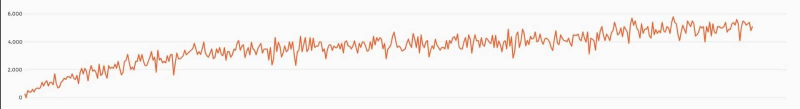
#> input picture signal-2024-03-03-080729_002.jpeg, 1600 x 218 px, found by its file name (shown at 1/2 size)
$ python code.py
#> lines starting #> are read from the running program, lines starting #| are printed output that depends on the picture
from matplotlib import pyplot as plt
import numpy as np
import datetime

img = plt.imread("/Users/ruurbach/Downloads/signal-2024-03-03-080729_002.jpeg")
#> img is the input picture: shape (218, 1600, 3); mean R, G, B 248, 244.6, 242.9

#plt.scatter(range(50, 1510, 3.5), len(range(50, 1510, 3.5))*[180], alpha=0.3)
xs = np.arange(49, 1510, 3.15)
plt.imshow(img); [plt.axvline(x=xe) for xe in xs]; plt.show()
#> after `plt.imshow(img)`:
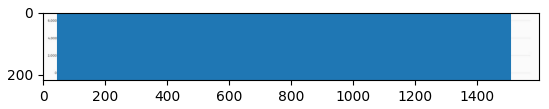
#> figure drawn by matplotlib, 1 panel

ys = np.argmin(img[:, [round(x) for x in xs], 0], axis=0)
#> ys = 464 values, max 194 at index 1, min 36 at index 412, mean 94.64

plt.scatter(xs, ys, s=1.3)
plt.imshow(img); plt.scatter(xs, ys, s=1.3); plt.show()
#> after `plt.imshow(img)`:
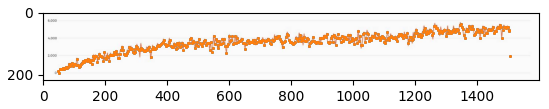
#> figure drawn by matplotlib, 1 panel

scores = (194 - ys).astype(np.float32)
#> scores = 464 values, max 158 at index 412, min 0 at index 1, mean 99.36
scores *= (2000/55)
#> scores = 464 values, max 5745.5 at index 412, min 0 at index 1, mean 3613.2


datetime.datetime.now() - datetime.timedelta(days=len(scores))
# >> datetime.datetime(2022, 11, 25, 15, 47, 24, 74981)
# 3613.166
"""
In [160]: scores
Out[160]:
array([ 218.18182,    0.     ,  436.36365,  400.     ,  400.     ,
        545.4545 ,  400.     ,  618.1818 ,  654.5455 ,  618.1818 ,
        690.90906, 1054.5454 ,  836.36365, 1090.909  , 1163.6364 ,
        836.36365, 1054.5454 , 1054.5454 ,  945.4545 , 1672.7273 ,
        981.8182 ,  690.90906,  763.63635, 1054.5454 , 1200.     ,
       1381.8181 , 1309.091  , 1490.909  , 1490.909  , 1418.1818 ,
       1636.3636 , 1418.1818 , 1272.7273 , 1563.6364 , 1054.5454 ,
       1527.2727 , 2036.3636 , 1745.4546 , 2036.3636 , 1927.2727 ,
       1236.3636 , 1709.091  , 2218.182  , 2000.     , 1963.6364 ,
       1818.1818 , 1418.1818 , 2400.     , 1709.091  , 1636.3636 ,
       2000.     , 1854.5454 , 1418.1818 , 2145.4546 , 2145.4546 ,
       2145.4546 , 2145.4546 , 2400.     , 2181.818  , 2545.4546 ,
       2254.5454 , 1745.4546 , 1709.091  , 2218.182  , 2690.9092 ,
       3054.5454 , 2690.9092 , 2254.5454 , 2109.0908 , 2109.0908 ,
       2327.2727 , 2618.182  , 3018.182  , 2836.3635 , 2872.7273 ,
       2836.3635 , 2436.3635 , 2290.9092 , 2509.0908 , 2800.     ,
       3163.6362 , 2981.818  , 2800.     , 2654.5454 , 2654.5454 ,
       2945.4546 , 2763.6362 , 2690.9092 , 2545.4546 , 2581.818  ,
       2690.9092 , 2727.2727 , 2872.7273 , 3090.9092 , 2581.818  ,
       1890.909  , 2763.6362 , 2981.818  , 2800.     , 2836.3635 ,
       2945.4546 , 3127.2727 , 3309.0908 , 3127.2727 , 3272.7273 ,
       3381.818  , 3454.5454 , 3672.7273 , 3854.5454 , 3418.182  ,
       3163.6362 , 3236.3635 , 3309.0908 , 3672.7273 , 3890.909  ,
       3200.     , 2981.818  , 3018.182  , 3345.4546 , 3309.0908 ,
       2836.3635 , 2945.4546 , 3454.5454 , 3236.3635 , 3563.6362 ,
       3090.9092 , 3200.     , 3563.6362 , 2727.2727 , 3309.0908 ,
       3272.7273 , 2981.818  , 3200.     , 3490.9092 , 3454.5454 ,
       3927.2727 , 4072.7273 , 3527.2727 , 3745.4546 , 3672.7273 ,
       2945.4546 , 3309.0908 , 3600.     , 3127.2727 , 3963.6362 ,
       3490.9092 , 3381.818  , 3127.2727 , 3454.5454 , 3709.0908 ,
       3890.909  , 3272.7273 , 3490.9092 , 3490.9092 , 3490.9092 ,
       2727.2727 , 3600.     , 2400.     , 2945.4546 , 4290.909  ,
       3345.4546 , 3963.6362 , 3745.4546 , 2945.4546 , 3272.7273 ,
       3709.0908 , 3345.4546 , 3418.182  , 4000.     , 3563.6362 ,
       4000.     , 3163.6362 , 2363.6362 , 3163.6362 , 3418.182  ,
       4363.636  , 3709.0908 , 3854.5454 , 4290.909  , 3381.818  ,
       3454.5454 , 4290.909  , 3527.2727 , 4145.4546 , 3672.7273 ,
       3709.0908 , 3709.0908 , 3890.909  , 4000.     , 3563.6362 ,
       3454.5454 , 2836.3635 , 3418.182  , 3745.4546 , 3818.182  ,
       3563.6362 , 3600.     , 3600.     , 3600.     , 3854.5454 ,
       3563.6362 , 3854.5454 , 3454.5454 , 3600.     , 4072.7273 ,
       3781.818  , 3709.0908 , 3600.     , 3636.3635 , 3890.909  ,
       3818.182  , 3309.0908 , 3745.4546 , 3709.0908 , 3854.5454 ,
       4000.     , 3854.5454 , 3454.5454 , 3381.818  , 3890.909  ,
       3709.0908 , 3854.5454 , 4181.8184 , 4036.3635 , 4145.4546 ,
       4290.909  , 4290.909  , 3927.2727 , 3709.0908 , 3454.5454 ,
       2981.818  , 3600.     , 3745.4546 , 4181.8184 , 4581.8184 ,
       4436.364  , 3890.909  , 3672.7273 , 3672.7273 , 3490.9092 ,
       3381.818  , 3454.5454 , 3636.3635 , 4036.3635 , 4000.     ,
       3745.4546 , 4036.3635 , 4436.364  , 4072.7273 , 3781.818  ,
       4145.4546 , 3854.5454 , 4254.5454 , 3745.4546 , 3745.4546 ,
       4036.3635 , 3963.6362 , 3163.6362 , 3563.6362 , 3672.7273 ,
       3745.4546 , 4181.8184 , 3781.818  , 3600.     , 3490.9092 ,
       3600.     , 3600.     , 3563.6362 , 4072.7273 , 3563.6362 ,
       4072.7273 , 4036.3635 , 4363.636  , 4363.636  , 4181.8184 ,
       4581.8184 , 3600.     , 3527.2727 , 3672.7273 , 4072.7273 ,
       4290.909  , 3672.7273 , 4472.727  , 4218.1816 , 3309.0908 ,
       4145.4546 , 4509.091  , 4109.091  , 4072.7273 , 3672.7273 ,
       4290.909  , 3818.182  , 3745.4546 , 4254.5454 , 4181.8184 ,
       4000.     , 3927.2727 , 4436.364  , 3672.7273 , 4472.727  ,
       3745.4546 , 4072.7273 , 3818.182  , 3345.4546 , 4000.     ,
       4036.3635 , 3563.6362 , 4909.091  , 3745.4546 , 4363.636  ,
       3272.7273 , 3309.0908 , 4509.091  , 4727.2725 , 3672.7273 ,
       4145.4546 , 4727.2725 , 4618.1816 , 3745.4546 , 4072.7273 ,
       3854.5454 , 4363.636  , 4254.5454 , 4290.909  , 4727.2725 ,
       4036.3635 , 4109.091  , 4545.4546 , 4181.8184 , 3890.909  ,
       4072.7273 , 4290.909  , 4218.1816 , 4036.3635 , 3672.7273 ,
       3454.5454 , 3890.909  , 4800.     , 4145.4546 , 3854.5454 ,
       4254.5454 , 4363.636  , 4181.8184 , 4145.4546 , 4036.3635 ,
       4254.5454 , 4000.     , 3781.818  , 4327.2725 , 4509.091  ,
       4472.727  , 4581.8184 , 4290.909  , 4145.4546 , 4436.364  ,
       4472.727  , 4181.8184 , 4727.2725 , 3563.6362 , 3854.5454 ,
       4254.5454 , 4181.8184 , 3854.5454 , 4000.     , 4290.909  ,
       4690.909  , 5054.5454 , 4727.2725 , 4327.2725 , 4327.2725 ,
       4545.4546 , 4254.5454 , 4472.727  , 4763.636  , 5054.5454 ,
       5309.091  , 4836.364  , 4618.1816 , 4945.4546 , 4690.909  ,
       4800.     , 5054.5454 , 4872.727  , 4400.     , 4727.2725 ,
       5527.2725 , 5490.909  , 5309.091  , 5309.091  , 4981.8184 ,
       4727.2725 , 4872.727  , 4945.4546 , 4690.909  , 4945.4546 ,
       5018.1816 , 5018.1816 , 4363.636  , 4727.2725 , 5018.1816 ,
       4727.2725 , 4872.727  , 4690.909  , 4800.     , 5018.1816 ,
       5200.     , 4763.636  , 4872.727  , 5127.2725 , 5018.1816 ,
       4690.909  , 5563.636  , 5745.4546 , 5418.1816 , 5200.     ,
       4436.364  , 4145.4546 , 4909.091  , 5163.636  , 4872.727  ,
       4945.4546 , 5527.2725 , 5309.091  , 5163.636  , 5490.909  ,
       5163.636  , 4472.727  , 4581.8184 , 4800.     , 5127.2725 ,
       5054.5454 , 4800.     , 4072.7273 , 5054.5454 , 4763.636  ,
       5418.1816 , 4472.727  , 5309.091  , 4727.2725 , 4727.2725 ,
       5090.909  , 5127.2725 , 5054.5454 , 5054.5454 , 5200.     ,
       5381.8184 , 4727.2725 , 4909.091  , 4945.4546 , 5309.091  ,
       5418.1816 , 5309.091  , 5636.364  , 5345.4546 , 4145.4546 ,
       5054.5454 , 5418.1816 , 5418.1816 , 5272.727  , 5345.4546 ,
       5418.1816 , 4909.091  , 5090.909  , 2000.     ], dtype=float32)
"""


def running_average(arr, window_size):
    return np.convolve(arr, np.ones(window_size), 'valid') / window_size

[plt.plot(running_average(scores, i)) for i in range(3, 19, 3)]
plt.show()
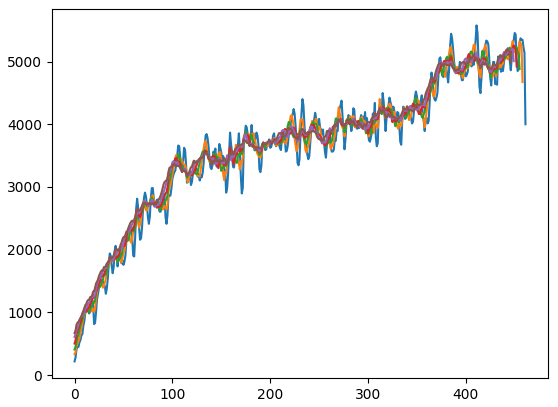
#> figure drawn by matplotlib, 1 panel; curve peaks at x = 411, y = 5575.8; curve peaks at x = 448, y = 5327.3; curve peaks at x = 449, y = 5228.3

$ run again, with point_matching.png saved as signal-2024-03-03-080729_002.jpeg
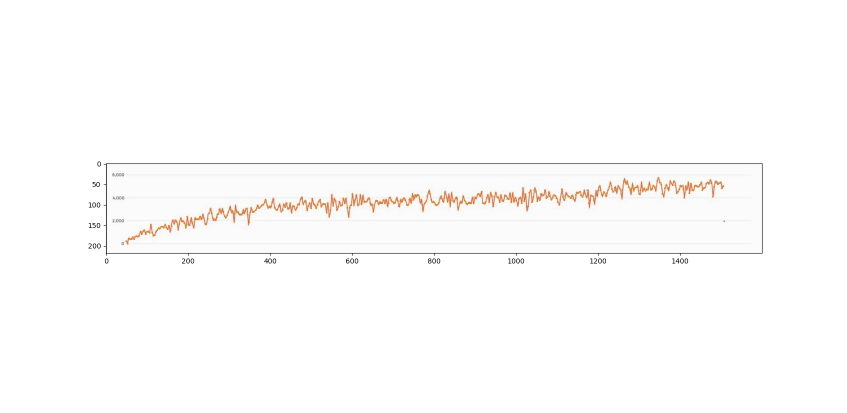
#> input picture point_matching.png, 1693 x 825 px, found by its file name (shown at 1/2 size)
#> img is the input picture: shape (825, 1693, 3); mean R, G, B 253, 252.3, 251.9
#> ys = 464 values, max 521 at index 51, min 0 at index 0, mean 300.8
#> `plt.imshow(img)`:
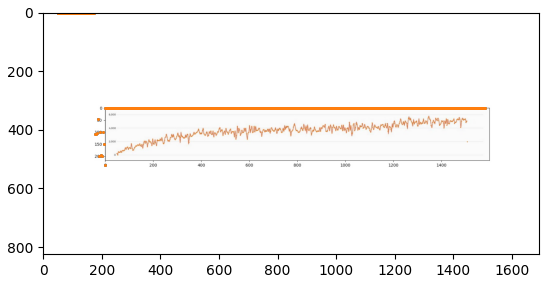
#> figure drawn by matplotlib, 1 panel
#> `scores = (194 - ys).astype(np.float32)`: scores = 464 values, max 194 at index 0, min -327 at index 51, mean -106.8
#> `scores *= (2000/55)`: scores = 464 values, max 7054.5 at index 0, min -11890.9 at index 51, mean -3884
#> `plt.show()`:
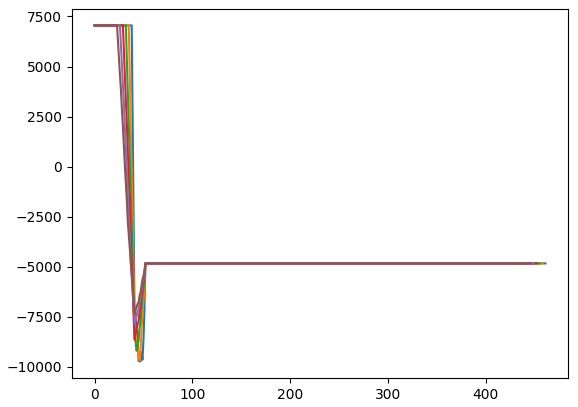
#> figure drawn by matplotlib, 1 panel; curve peaks at x = 0, y = 7054.5; curve peaks at x = 0, y = 7054.5; curve peaks at x = 0, y = 7054.5

$ run again, with running_average.png saved as signal-2024-03-03-080729_002.jpeg
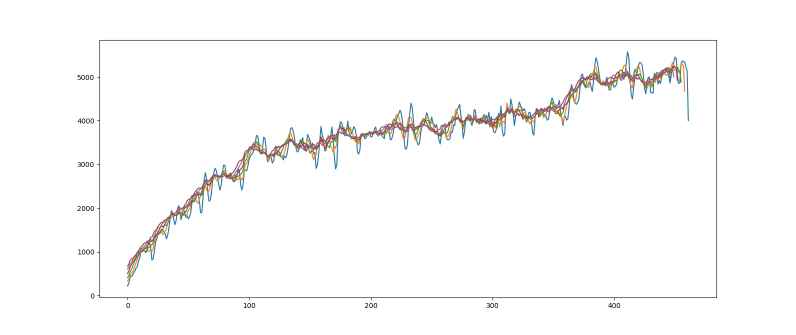
#> input picture running_average.png, 1592 x 669 px, found by its file name (shown at 1/2 size)
#> img is the input picture: shape (669, 1592, 3); mean R, G, B 250.8, 250.7, 250.5
#> ys = 464 values, max 595 at index 440, min 0 at index 0, mean 79.09
#> `plt.imshow(img)`:
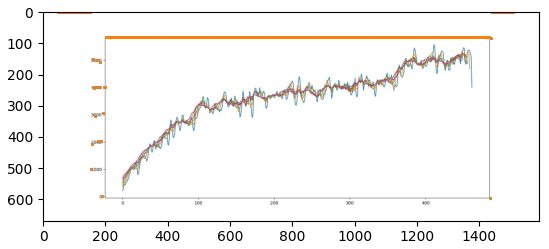
#> figure drawn by matplotlib, 1 panel
#> `scores = (194 - ys).astype(np.float32)`: scores = 464 values, max 194 at index 0, min -401 at index 440, mean 114.9
#> `scores *= (2000/55)`: scores = 464 values, max 7054.5 at index 0, min -14581.8 at index 440, mean 4178.7
#> `plt.show()`:
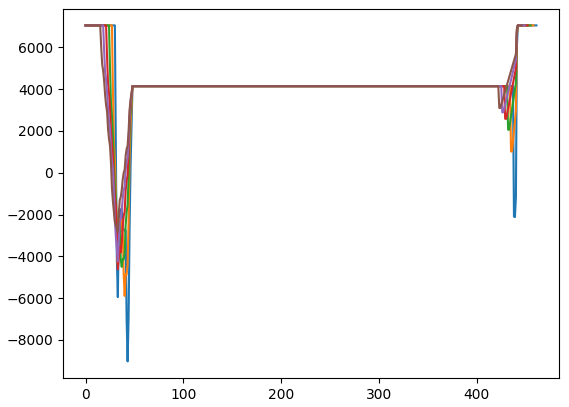
#> figure drawn by matplotlib, 1 panel; curve peaks at x = 0, y = 7054.5; curve peaks at x = 0, y = 7054.5; curve peaks at x = 0, y = 7054.5

$ run again, with vertical_stripes.png saved as signal-2024-03-03-080729_002.jpeg
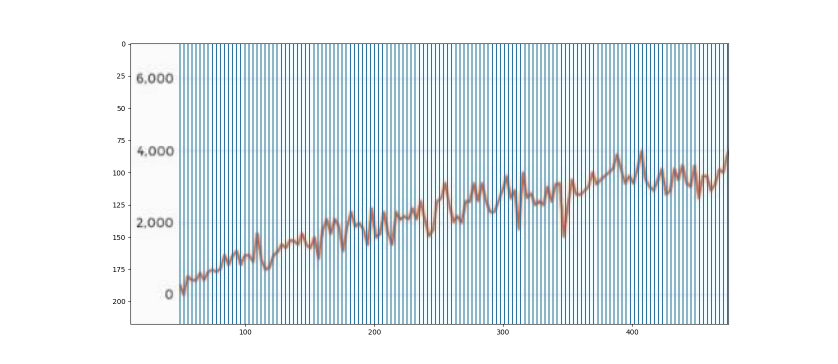
#> input picture vertical_stripes.png, 1676 x 728 px, found by its file name (shown at 1/2 size)
#> img is the input picture: shape (728, 1676, 3); mean R, G, B 221.9, 232.1, 237.4
#> ys = 464 values, max 471 at index 56, min 0 at index 0, mean 79.3
#> `plt.imshow(img)`:
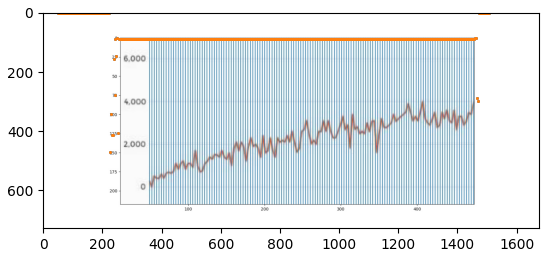
#> figure drawn by matplotlib, 1 panel
#> `scores = (194 - ys).astype(np.float32)`: scores = 464 values, max 194 at index 0, min -277 at index 56, mean 114.7
#> `scores *= (2000/55)`: scores = 464 values, max 7054.5 at index 0, min -10072.7 at index 56, mean 4171.1
#> `plt.show()`:
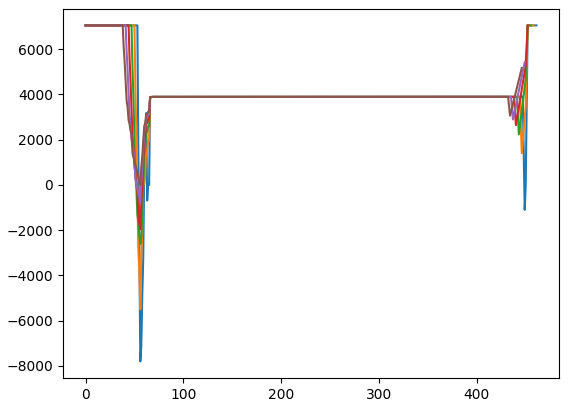
#> figure drawn by matplotlib, 1 panel; curve peaks at x = 0, y = 7054.5; curve peaks at x = 0, y = 7054.5; curve peaks at x = 0, y = 7054.5
